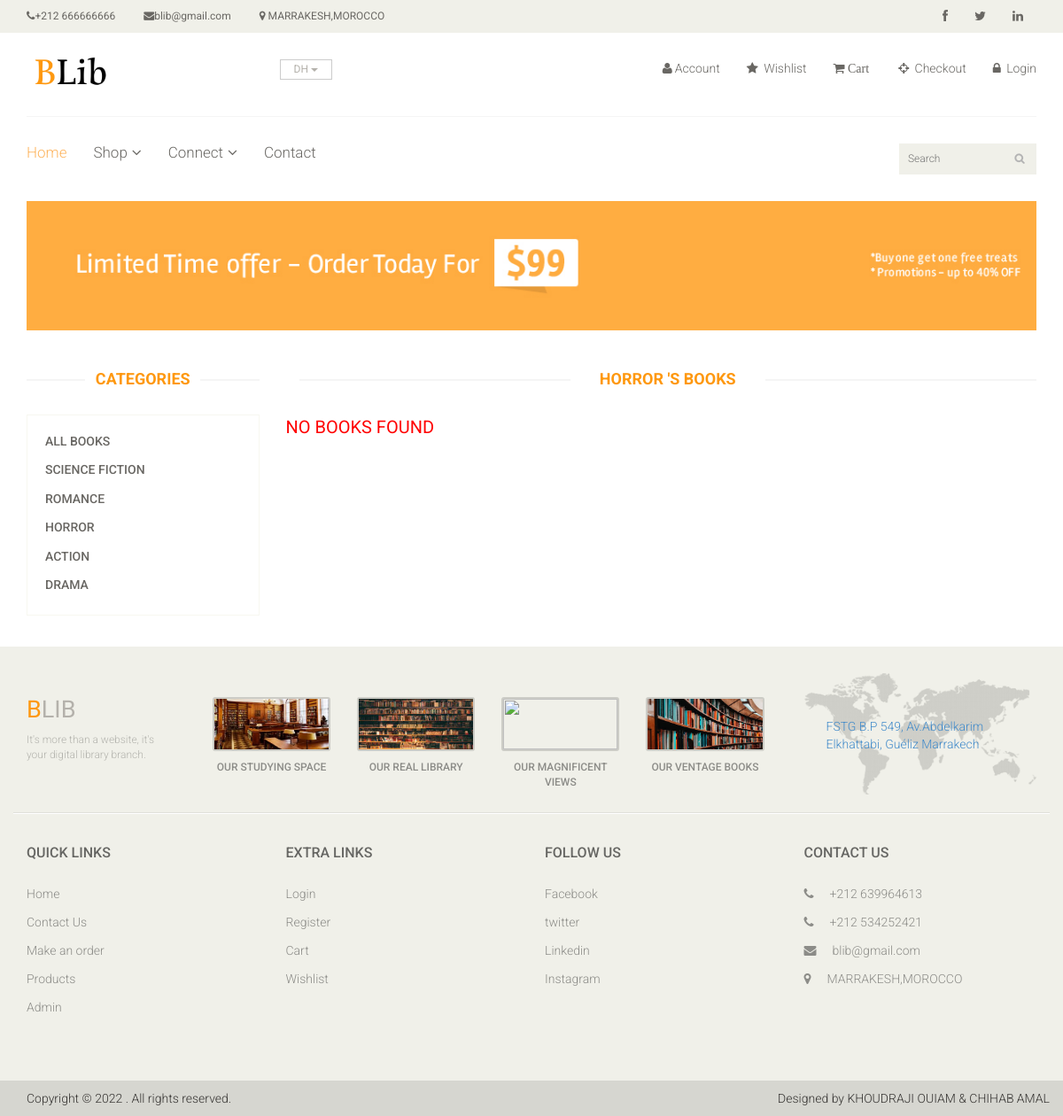
Screenshot of /shop?category=Horror with the database file from the repository.
### tables this page shows
CREATE TABLE IF NOT EXISTS `category` (
  `id` int(11) NOT NULL AUTO_INCREMENT,
  `name` varchar(20) NOT NULL,
  `disabled` tinyint(1) NOT NULL DEFAULT '0',
  PRIMARY KEY (`id`)
);

### app/controllers/shop.php (called while the page is built, shortened)
<?php
Class Shop extends Controller{
    public function index()
    {
        $ROWS=false;
        $Cats =  $this->load_model('Categories');
        $Cats_data = $Cats -> getcats();
        if(!empty($Cats_data)){
            $data['Cats_data'] = $Cats_data;
        }
        $prod =  $this->load_model('Produits');
        $prod_data = $prod -> getbooks();
        if(!empty($prod_data)){
            $data['prod_data'] = $prod_data;
        }
        $prod_by_cat = $prod -> getbooks_by_cats();
        if(!empty($prod_by_cat)){
            $data['prod_by_cat'] = $prod_by_cat;  }
    $data['sub_total'] = 0;
$data['rows']=$ROWS;
$RWS=false;
$data['rows_wish_list']=$RWS;
        $data['page_title'] = "Shop";
        $this->view("shop",$data);
    }
}

### app/core/app.php (called while the page is built, shortened)
<?php
Class App
{
    protected $method = "index";
    public function __construct()
    {
        $url = $this->parseURL();
        if(file_exists("../app/controllers/" . strtolower($url[0]) .".php"))
        {
            unset($url[0]);
        }
        $this->controller = new $this->controller;
        $this->params = (count($url) > 0) ? $url : ["home"];
        call_user_func_array([$this->controller,$this->method],$this->params);
    }
    private function parseURL()
    {
        $url = isset($_GET['url']) ? $_GET['url'] : "home";
        return explode("/",filter_var(trim($url,"/"),FILTER_SANITIZE_URL));
    }
}

### public/index.php (called while the page is built, shortened)
<?php
$app = new App();

### app/models/categories.class.php (called while the page is built, shortened)
<?php
Class Categories extends database{
    public function getcats(){
        $db = Database::getInstance();
        $query="SELECT * from category WHERE disabled = 0";
        $stmt= $db -> prepare($query);
        $result = $stmt->execute();
       if($result){
        $data = $stmt->fetchAll(PDO::FETCH_OBJ);
        if(is_array($data) && count($data) > 0){
            return $data;
        }
       }
       return false;
    }
}

### app/views/eshop/aside.php (the view)
<section>
		<div class="container">
			<div class="row">
				<div class="col-sm-3">
					<div class="left-sidebar">
						<h2>Categories</h2>
						<div class="panel-group category-products" id="accordian">
						<div class="panel panel-default">
								<div class="panel-heading">
									<h4 class="panel-title">
										<a  href="shop">
											<span class="badge pull-right"></i></span>
											ALL BOOKS
										</a>
									</h4>
								</div>
							</div>
							<?php for($i=0 ; $i < count($data['Cats_data']) ; $i++) { ?>
						<div class="panel panel-default">
								<div class="panel-heading">
									<h4 class="panel-title">
										<a  href="?category=<?php echo  $data['Cats_data'][$i]->name; ?>" >
											<span class="badge pull-right"></i></span>
											<?php echo  $data['Cats_data'][$i]->name; ?>
										</a>
									</h4>
								</div>
							</div>
					<?php } ?>
						</div>
                        </div>
				</div>

### public/assets/eshop/css/main.css (style rules this page uses)
body { font-family: 'Roboto', sans-serif; background:; position: relative; font-weight:400px; }
a { -webkit-transition: 300ms; -moz-transition: 300ms; -o-transition: 300ms; transition: 300ms; }
h1, h2, h3, h4, h5, h6 { font-family: 'Roboto', sans-serif; }
.category-products { border: 1px solid #F7F7F0; margin-bottom: 35px; padding-bottom: 20px; padding-top: 15px; }
.left-sidebar h2, .brands_products h2 { color: #FE980F; font-family: 'Roboto', sans-serif; font-size: 18px; font-weight: 700; margin: 0 auto 30px; text-align: center; text-transform: uppercase; position: relative; z-index:3; }
.left-sidebar h2:after, h2.title:after { content: " "; position: absolute; border: 1px solid #f5f5f5; bottom:8px; left: 0; width: 100%; height: 0; z-index: -2; }
.left-sidebar h2:before { content: " "; position: absolute; background: #fff; bottom: -6px; width: 130px; height: 30px; z-index: -1; left: 50%; margin-left: -65px; }
.category-products .panel { background-color: #FFFFFF; border: 0px; border-radius: 0px; box-shadow:none; margin-bottom: 0px; }
.category-products .panel-default .panel-heading { background-color: #FFFFFF; border: 0 none; color: #FFFFFF; padding: 5px 20px; }
.category-products .panel-default .panel-heading .panel-title a { color: #696763; font-family: 'Roboto', sans-serif; font-size: 14px; text-decoration: none; text-transform: uppercase; }
.category-products .badge { background:none; border-radius: 10px; color: #696763; display: inline-block; font-size: 12px; font-weight: bold; line-height: 1; min-width: 10px; padding: 3px 7px; text-align: center; vertical-align: baseline; white-space: nowrap; }

### rows the page displays
category: name "SCIENCE FICTION"
category: name "ROMANCE"
category: name "HORROR"
category: name "ACTION"
category: name "DRAMA"

### other values shown
Setting::phone_number() "+212 666666666"
Setting::email() "blib@gmail.com"
$_GET['category'] "HORROR"
$data['prod_by_cat'] "NO BOOKS FOUND"
